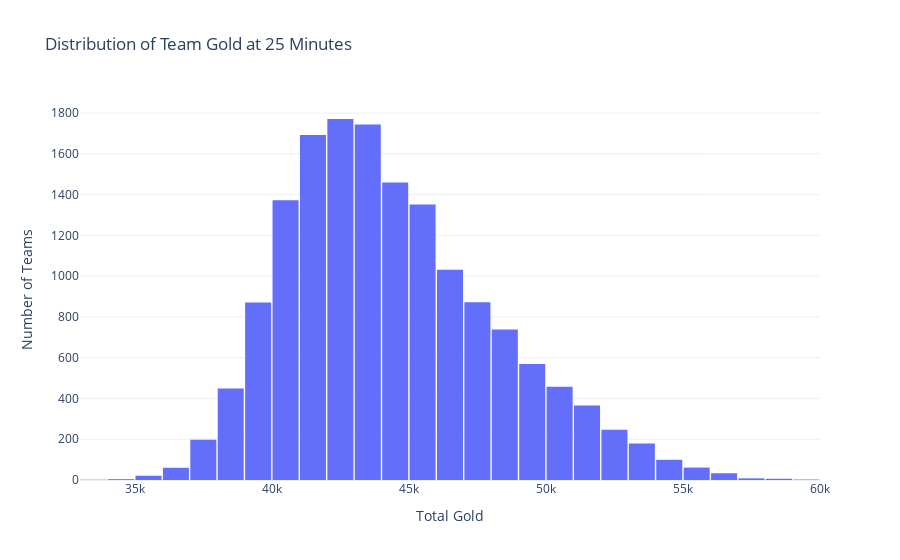

Source (notebook cell):
### Markdown cell above
#  Univariate Analysis

### Code cell
# Univariate Analysis
univariate_1 = px.histogram(
    data,
    x='goldat25',
    nbins=50,
    title='Distribution of Team Gold at 25 Minutes',
    labels={'goldat25': 'Gold at 25 Minutes'}
)

univariate_1.update_layout(
    template='plotly_white',
    bargap=0.05,
    xaxis_title='Total Gold',
    yaxis_title='Number of Teams',
    showlegend=False
)
univariate_1.show()

### Figure 1 — Plotly figure (JSON) as saved in the notebook; plotly's stock layout.template omitted (floating-point values rounded to 4 significant figures; data arrays with more than 128 entries replaced by an {"elided": "..."} marker saying what was removed)
{"data": [{"alignmentgroup": "True", "bingroup": "x", "hovertemplate": "Gold at 25 Minutes=%{x}<br>count=%{y}<extra></extra>", "legendgroup": "", "marker": {"color": "#636efa", "pattern": {"shape": ""}}, "name": "", "nbinsx": 50, "offsetgroup": "", "orientation": "v", "showlegend": false, "type": "histogram", "x": {"elided": "15660 int values"}, "xaxis": "x", "yaxis": "y"}], "layout": {"bargap": 0.05, "barmode": "relative", "legend": {"tracegroupgap": 0}, "showlegend": false, "title": {"text": "Distribution of Team Gold at 25 Minutes"}, "xaxis": {"anchor": "y", "domain": [0, 1], "title": {"text": "Total Gold"}}, "yaxis": {"anchor": "x", "domain": [0, 1], "title": {"text": "Number of Teams"}}}}
